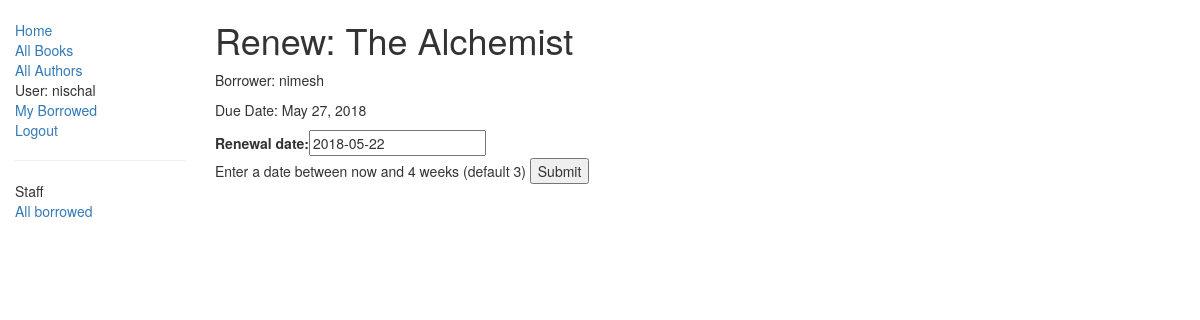
/catalog/book/c65579c0-8b10-4fb0-91c5-037ee60e3f6e/renew/ (signed in), run on an earlier commit of the app's database.
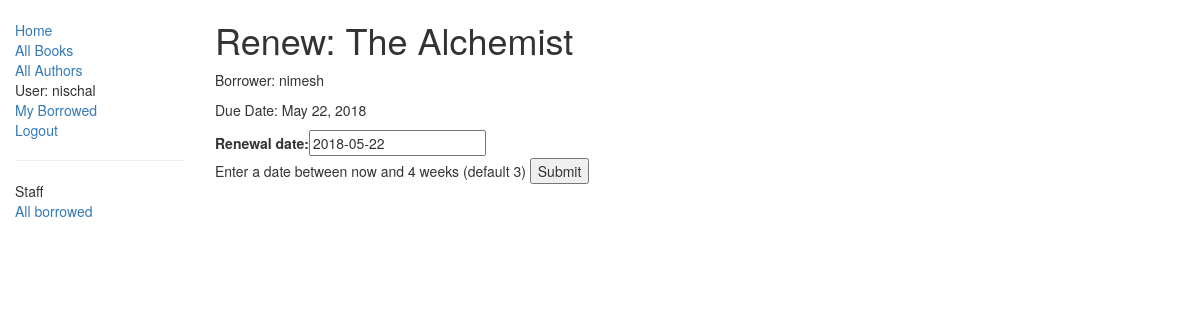
And on a later commit of the database.
### catalog/models.py (models this page shows, shortened)
class BookInstance(models.Model):
	id = models.UUIDField(primary_key=True, default=uuid.uuid4, help_text='Unique ID for the particular book across the entire library')
	book = models.ForeignKey('Book', on_delete=models.SET_NULL, null=True)
	imprint = models.CharField(max_length=200)
	due_back = models.DateField(null=True, blank=True)
	borrower = models.ForeignKey(User, on_delete=models.SET_NULL, null=True, blank=True)
	@property
	def is_overdue(self):
		if self.due_back and date.today() > self.due_back:
			return True
		return False
	LOAN_STATUS = (
		('m', 'Maintenance'),
		('o', 'On Loan'),
		('a', 'Available'),
		('r', 'Reserved'),
	)
	status = models.CharField(max_length=1, choices=LOAN_STATUS, blank=True, default='m', help_text='Book Availability')
	class Meta:
		ordering = ['due_back']
		permissions = (('can_marked_returned', 'Set book as returned'), )

class Book(models.Model):
	title = models.CharField(max_length=200)
	author = models.ForeignKey('Author', on_delete=models.SET_NULL, null=True)
	summary = models.TextField(max_length=1000, help_text='Enter a brief descrption of the book')
	isbn = models.CharField('ISBN', max_length=13, help_text='13 Character ISBN Number')
	genre = models.ManyToManyField(Genre, help_text='Select a genre for this book')
	language = models.ForeignKey(Language, on_delete=models.SET_NULL, null=True)
	def display_genre(self):
		return ', '.join([genre.name for genre in self.genre.all()[:3]])
	display_genre.short_description = 'Genre'

### catalog/views.py (the view)
# urls.py: path('book/<uuid:pk>/renew/', views.renew_book_librarian, name='renew-book-librarian'),
@permission_required('catalog.can_mark_returned')
def renew_book_librarian(request, pk):
    book_inst=get_object_or_404(BookInstance, pk = pk)
    if request.method == 'POST':
        form = RenewBookForm(request.POST)
        if form.is_valid():
            book_inst.due_back = form.cleaned_data['renewal_date']
            book_inst.save()
            return HttpResponseRedirect(reverse('catalog:all-borrowed') )
    else:
        proposed_renewal_date = datetime.date.today() + datetime.timedelta(weeks=3)
        form = RenewBookForm(initial={'renewal_date': proposed_renewal_date,})
    return render(request, 'catalog/book_renew_librarian.html', {'form': form, 'bookinst':book_inst})

### catalog/forms.py (shortened to what this page needs)
class RenewBookForm(forms.Form):
	renewal_date = forms.DateField(help_text='Enter a date between now and 4 weeks (default 3)')

### catalog/templates/catalog/book_renew_librarian.html (shortened to what this page needs)
{% extends "base_generic.html" %}
{% block content %}
	<h1>Renew: {{ bookinst.book.title }}</h1>
	<p>Borrower: {{ bookinst.borrower }}</p>
	<p {% if bookinst.is_overdue %}class='text-danger'{% endif %}>Due Date: {{bookinst.due_back}}</p>
	<form action="" method="post">
		{{ form.as_table }}
		<input type="submit" value="Submit">
	</form>
{% endblock content %}

What changed in the data, as far as the page shows it:
changed BookInstance "The Alchemist": due_back "May 27, 2018" → "May 22, 2018"
